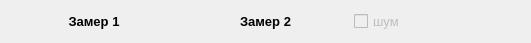
   <widget class="QWidget" name="horizontalLayoutWidget_2">
    <property name="geometry">
     <rect>
      <x>130</x>
      <y>570</y>
      <width>531</width>
      <height>22</height>
     </rect>
    </property>
    <layout class="QHBoxLayout" name="horizontalLayout">
     <item>
      <widget class="QLabel" name="label_11">
       <property name="font">
        <font>
         <pointsize>10</pointsize>
         <weight>75</weight>
         <bold>true</bold>
        </font>
       </property>
       <property name="text">
        <string>Замер 1</string>
       </property>
       <property name="alignment">
        <set>Qt::AlignCenter</set>
       </property>
      </widget>
     </item>
     <item>
      <widget class="QLabel" name="label_12">
       <property name="font">
        <font>
         <pointsize>10</pointsize>
         <weight>75</weight>
         <bold>true</bold>
        </font>
       </property>
       <property name="text">
        <string>Замер 2</string>
       </property>
       <property name="alignment">
        <set>Qt::AlignCenter</set>
       </property>
      </widget>
     </item>
     <item>
      <widget class="QCheckBox" name="checkBox_noise">
       <property name="enabled">
        <bool>false</bool>
       </property>
       <property name="font">
        <font>
         <pointsize>10</pointsize>
        </font>
       </property>
       <property name="toolTip">
        <string>Шум по новому оборудованию</string>
       </property>
       <property name="text">
        <string>шум</string>
       </property>
      </widget>
     </item>
    </layout>
   </widget>
